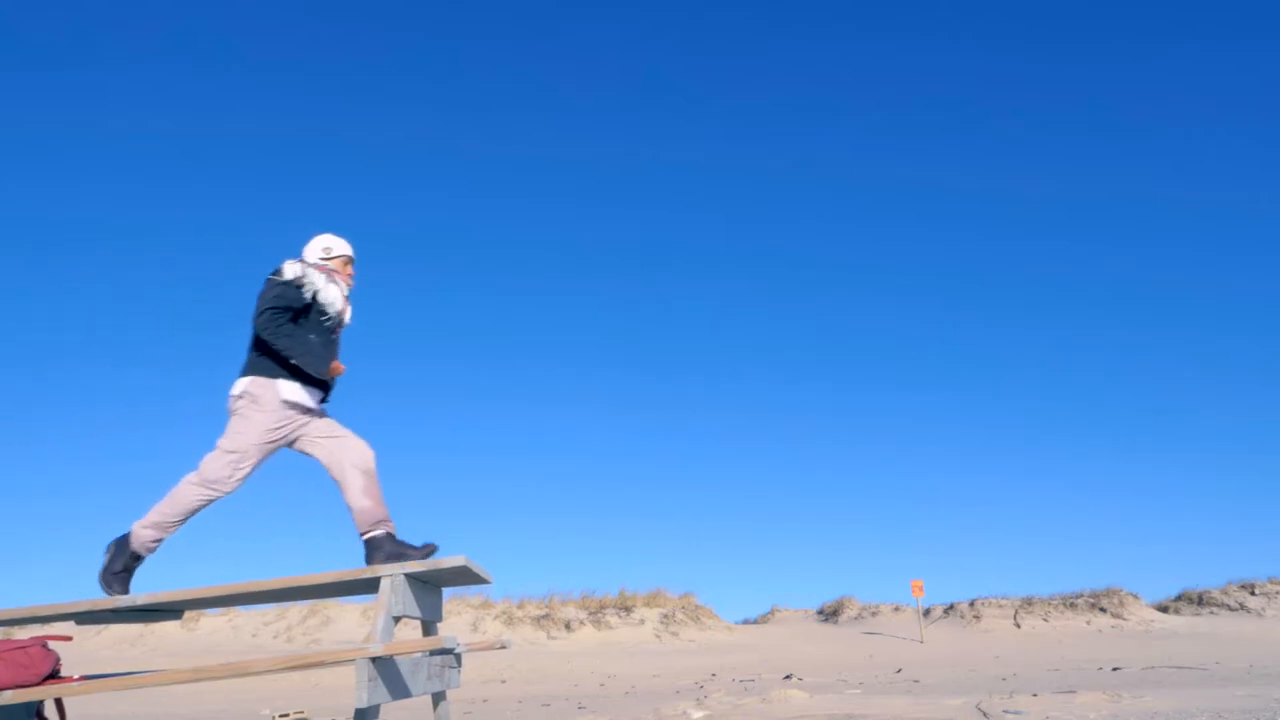
#> input picture frame 44 of iz/videos/jmp.mp4, 1280 x 720 px
$ python video_parameters.py
#> lines starting #> are read from the running program, lines starting #| are printed output that depends on the picture
### iz/utils/video_file_manager.py
import os


class VideoFileManager:
    VIDEO_EXTENSIONS = ['.mp4', '.avi', '.mov', '.mkv', '.wmv', '.flv', '.webm', '.m4v']

    @staticmethod
    def get_video_files(folder_path):
        if not os.path.exists(folder_path):
            print(f"Папка {folder_path} не существует!")
            return []

        video_files = []
        for file in os.listdir(folder_path):
            if any(file.lower().endswith(ext) for ext in VideoFileManager.VIDEO_EXTENSIONS):
                video_files.append(os.path.join(folder_path, file))

        return sorted(video_files)

    # [39 lines left out: functions print_video_list, save_processed_video, create_tracker_output_dir, get_video_info, not called in this run]

### iz/utils/video_parameters.py
import cv2
import numpy as np
import os
from video_file_manager import VideoFileManager


def get_video_properties(video_path):
    cap = cv2.VideoCapture(video_path)

    if not cap.isOpened():
        print("Ошибка открытия видео")
        return None

    fps = cap.get(cv2.CAP_PROP_FPS)
    frame_count = int(cap.get(cv2.CAP_PROP_FRAME_COUNT))
    width = int(cap.get(cv2.CAP_PROP_FRAME_WIDTH))
    height = int(cap.get(cv2.CAP_PROP_FRAME_HEIGHT))
    duration = frame_count / fps if fps > 0 else 0

    fourcc_code = int(cap.get(cv2.CAP_PROP_FOURCC))
    codec = fourcc_code.to_bytes(4, 'little').decode('ascii')

    cap.release()

    return {
        'fps': fps,
        'frame_count': frame_count,
        'resolution': (width, height),
        'duration_sec': duration,
        'codec_fourcc': codec
    }


def calculate_motion_intensity(video_path, sample_frames):
#> called with video_path = 'videos/jmp.mp4', sample_frames = 44
    cap = cv2.VideoCapture(video_path)
    prev_frame = None
    motion_values = []

    frame_interval = max(1, int(cap.get(cv2.CAP_PROP_FRAME_COUNT) / sample_frames))

    for i in range(sample_frames):
        ret, frame = cap.read()
        if not ret:
            break

        cap.set(cv2.CAP_PROP_POS_FRAMES, i * frame_interval)

        gray = cv2.cvtColor(frame, cv2.COLOR_BGR2GRAY)

        if prev_frame is not None:
            diff = cv2.absdiff(prev_frame, gray)
            motion = np.mean(diff)
            motion_values.append(motion)

        prev_frame = gray
#> this loop made 31 passes
#> motion on passes 2 to 9: 5.41, 3.15, 3.77, 3.68, 4.15, 4.19, 3.73, 3.23
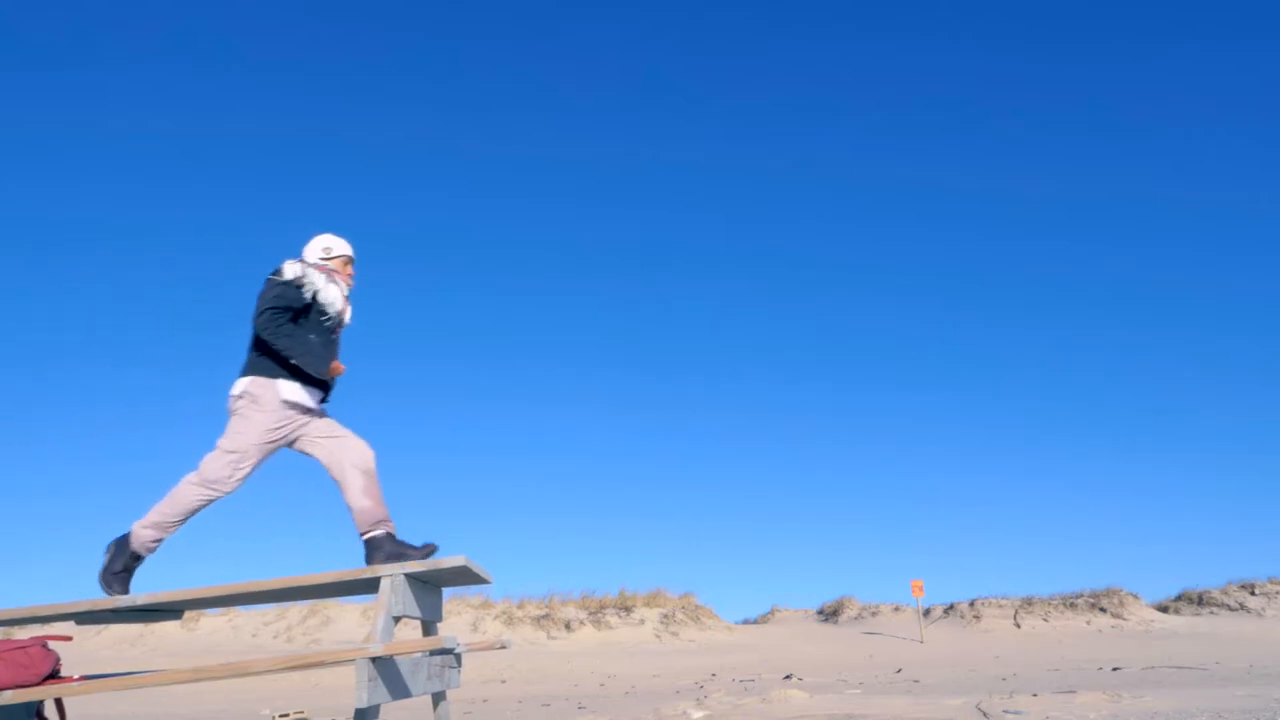
#> input picture frame 44 of iz/videos/jmp.mp4, 1280 x 720 px
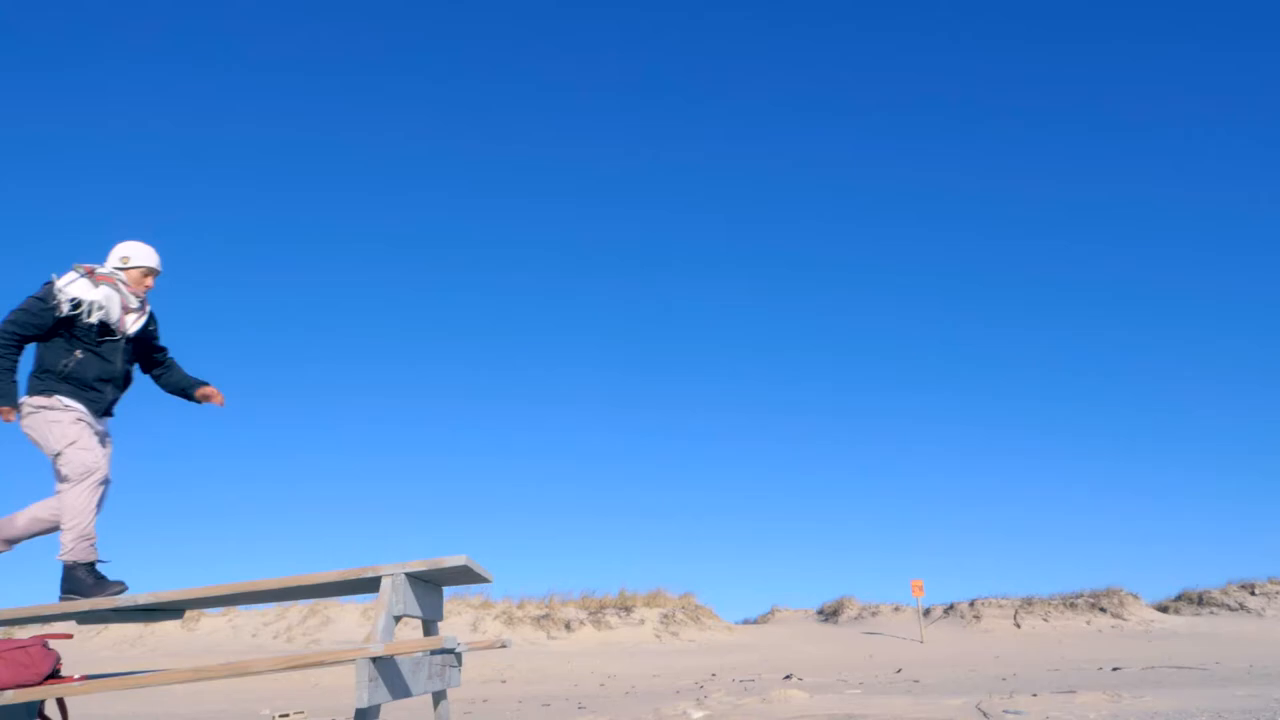
#> input picture frame 0 of iz/videos/jmp.mp4, 1280 x 720 px
#> after the loop:
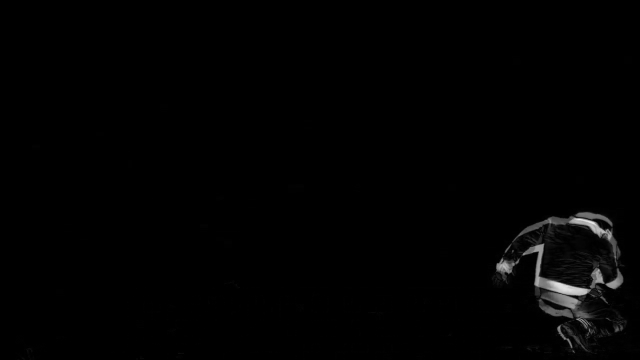
#> diff: shape (720, 1280) (shown at 1/2 size); min 0, max 238, mean 2.1
#> after the loop:
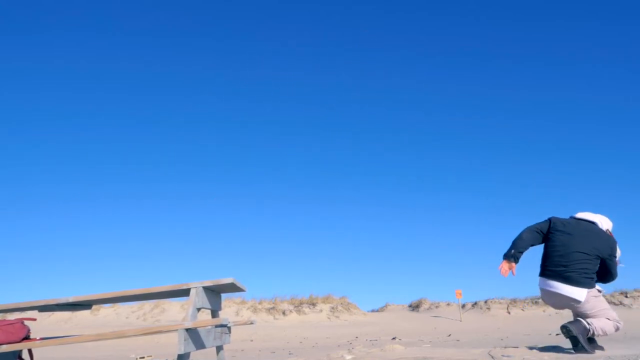
#> frame: shape (720, 1280, 3) (shown at 1/2 size); mean B, G, R 210.5, 137.3, 75.6
#> after the loop:
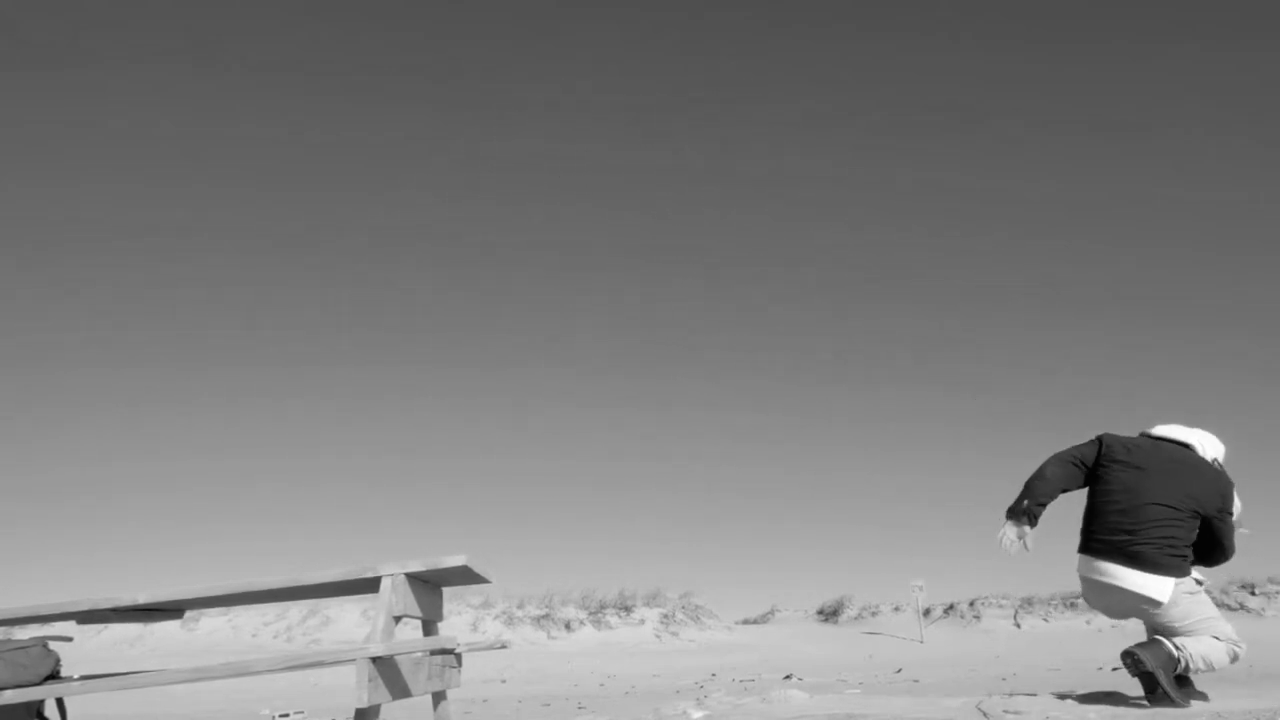
#> prev_frame: shape (720, 1280); min 2, max 255, mean 127.2
#> after the loop, motion_values = 29 values, max 5.41 at index 0, min 2.15 at index 28, mean 3.66

    cap.release()

    if not motion_values:
        return 0

    avg_motion = np.mean(motion_values)


    if avg_motion < 5:
        intensity_level = "очень низкий"
    elif avg_motion < 15:
        intensity_level = "низкий"
    elif avg_motion < 30:
        intensity_level = "средний"
    elif avg_motion < 50:
        intensity_level = "высокий"
    else:
        intensity_level = "очень высокий"

    return {
        'raw_intensity': avg_motion,
        'intensity_level': intensity_level,
        'max_motion': np.max(motion_values),
        'std_motion': np.std(motion_values)
    }


def main():
    video_files = VideoFileManager.get_video_files(r"videos")

    print(f"Найдено видеофайлов: {len(video_files)}\n")

    for i, video_path in enumerate(video_files, 1):
        print(f"=== Видео {i}/{len(video_files)}: {os.path.basename(video_path)} ===")

        props_video = get_video_properties(video_path)
        if props_video is None:
            print("Ошибка: не удалось открыть видеофайл\n")
            continue

        print(f"FPS: {props_video['fps']:.2f}")
        print(f"Общее количество кадров: {props_video['frame_count']}")
        intensity_video = calculate_motion_intensity(video_path, props_video['frame_count'] // 10)

        print(f"Средняя интенсивность: {intensity_video['raw_intensity']:.2f}, уровень интенсивности: {intensity_video['intensity_level']}")
        print(f"Разрешение: {props_video['resolution']}")
        print(f"Длительность: {props_video['duration_sec']:.2f} сек")
        print(f"Кодек: {props_video['codec_fourcc']}")
        print()


if __name__ == "__main__":
    main()

$ run again, starting later in the video
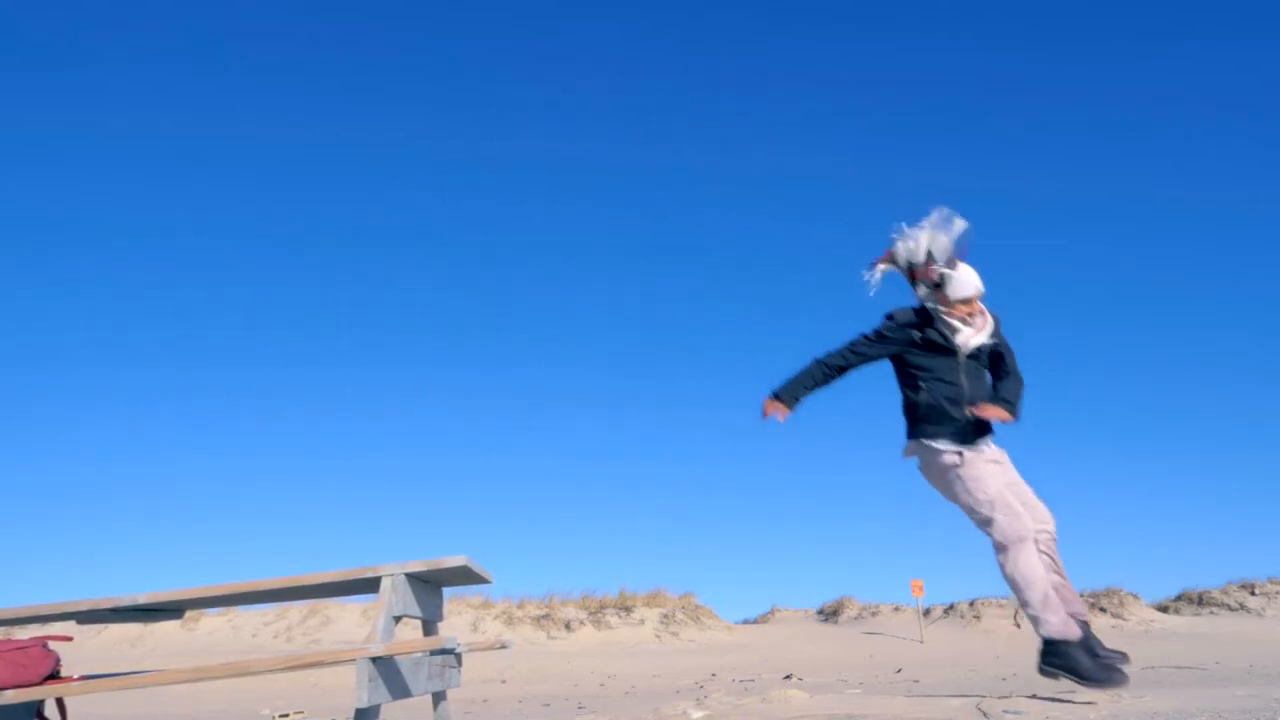
#> input picture frame 198 of iz/videos/jmp.mp4, 1280 x 720 px
#> the loop in calculate_motion_intensity, `for i in range(sample_frames):` made 31 passes
#> motion on passes 2 to 9: 6.67, 3.15, 3.77, 3.68, 4.15, 4.19, 3.73, 3.23
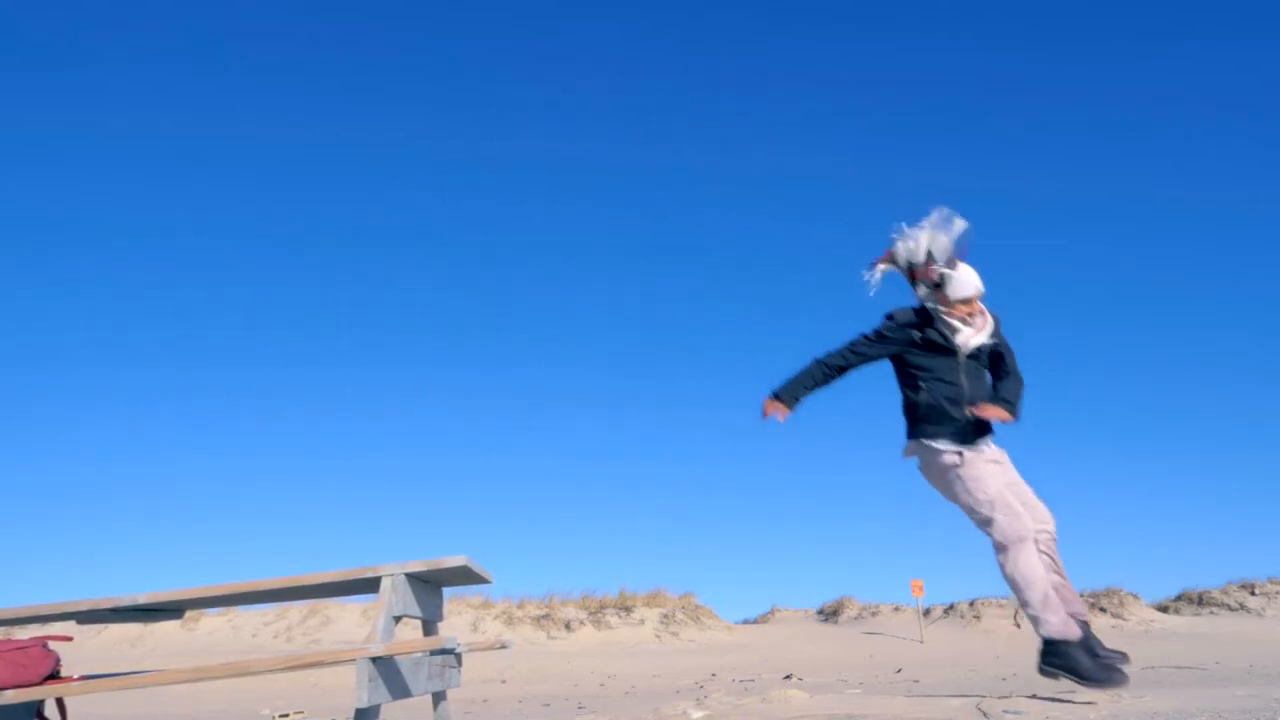
#> input picture frame 198 of iz/videos/jmp.mp4, 1280 x 720 px
#> pass 1, in calculate_motion_intensity, `gray = cv2.cvtColor(frame, cv2.COLOR_BGR2GRAY)`:
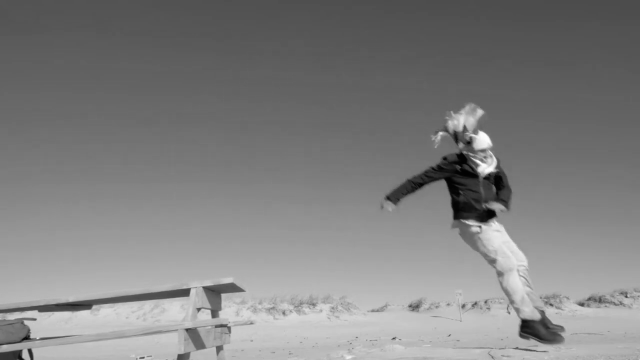
#> gray: shape (720, 1280) (shown at 1/2 size); min 1, max 255, mean 128.7
#> pass 2, in calculate_motion_intensity, `diff = cv2.absdiff(prev_frame, gray)`:
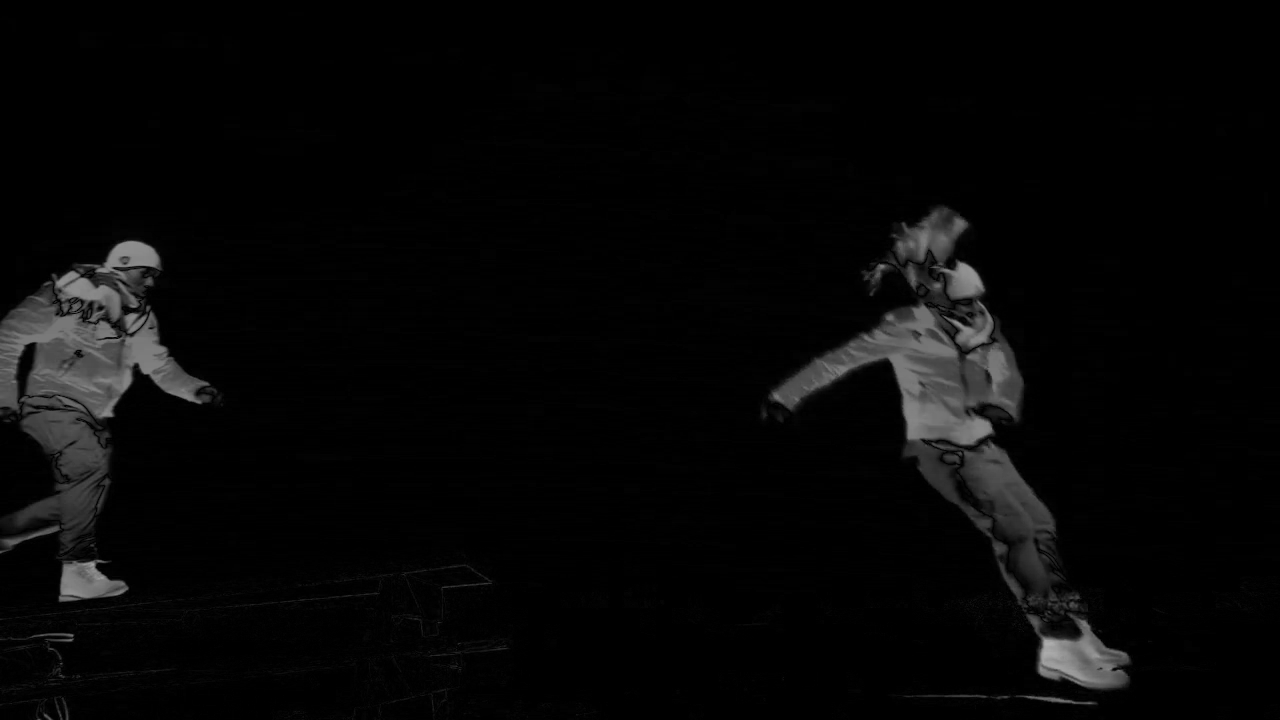
#> diff: shape (720, 1280); min 0, max 173, mean 6.7
#> after the loop in calculate_motion_intensity, `for i in range(sample_frames):`: motion_values = 29 values, max 6.67 at index 0, min 2.15 at index 28, mean 3.71
